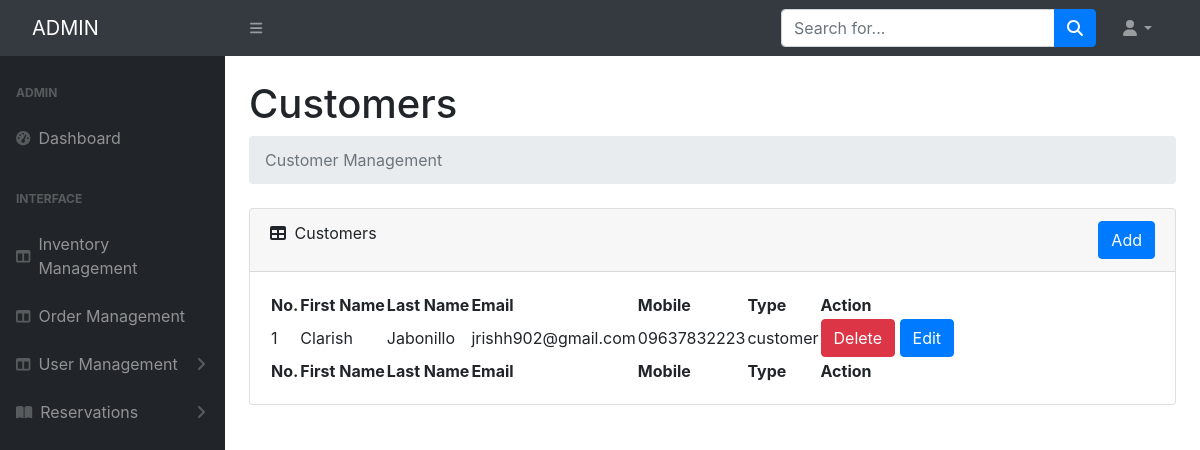
Screenshot of /manage-customer with the database file from the repository.
### tables this page shows
CREATE TABLE `users` (
  `user_id` int NOT NULL,
  `password` varchar(255) NOT NULL,
  `token` varchar(255) NOT NULL,
  `email` varchar(255) NOT NULL,
  `first_name` varchar(255) DEFAULT NULL,
  `last_name` varchar(255) DEFAULT NULL,
  `mobile` varchar(15) DEFAULT NULL,
  `user_type` enum('customer','staff','admin') NOT NULL,
  `status` varchar(15) NOT NULL DEFAULT 'inactive',
  `position` varchar(50) DEFAULT NULL
);

### app/views/admin/users.php (the view, shortened to what the rows shown need)
<!DOCTYPE html>
<html lang="en">
<head>
    <link href="https://cdn.jsdelivr.net/npm/simple-datatables@7.1.2/dist/style.min.css" rel="stylesheet" />
    <link href="public/admin/css/styles.css" rel="stylesheet" />
</head>
<body class="sb-nav-fixed">
    <div id="layoutSidenav">
        <div id="layoutSidenav_content">
            <main>
                <div class="container-fluid px-4">
                    <h1 class="mt-4">Customers</h1>
                    <div class="card mb-4">
                        <div class="card-body">
                            <table id="datatablesSimple">
                                <thead>
                                    <tr>
                                        <th>No.</th>
                                        <th>First Name</th>
                                        <th>Last Name</th>
                                        <th>Email</th>
                                        <th>Mobile</th>
                                        <th>Type</th>
                                        <th>Action</th>
                                    </tr>
                                </thead>
                                <tfoot>
                                    <tr>
                                        <th>No.</th>
                                        <th>First Name</th>
                                        <th>Last Name</th>
                                        <th>Email</th>
                                        <th>Mobile</th>
                                        <th>Type</th>
                                        <th>Action</th>
                                    </tr>
                                </tfoot>
                                <tbody>
                                    <?php
                                    $counter = 1; ?>
                                    <?php foreach ($customers as $customer) : ?>
                                        <tr>
                                            <td><?= $counter++ ?></td>
                                            <td><?= $customer['first_name'] ?></td>
                                            <td><?= $customer['last_name'] ?></td>
                                            <td><?= $customer['email'] ?></td>
                                            <td><?= $customer['mobile'] ?></td>
                                            <td><?= $customer['user_type'] ?></td>
                                            <td class="action-buttons">
                                                <a href="<?= site_url('customer-delete/' . $customer['user_id']) ?>" class="btn btn-danger">Delete</a>
                                                <a href="<?= site_url('customer-edit/' . $customer['user_id']) ?>" class="btn btn-primary" data-toggle="modal" data-target="#editModal<?= $customer['user_id'] ?>">Edit</a>
                                            </td>
                                        </tr>
                                    <?php endforeach; ?>
                                </tbody>
                            </table>
                        </div>
                    </div>
                </div>
        </div>
    </div>
    <link rel="stylesheet" href="https://stackpath.bootstrapcdn.com/bootstrap/4.3.1/css/bootstrap.min.css">
</body>
</html>

### rows the page displays
users: first_name "Clarish", last_name "Jabonillo", email "jrishh902@gmail.com", mobile "09637832223", user_type "customer"
